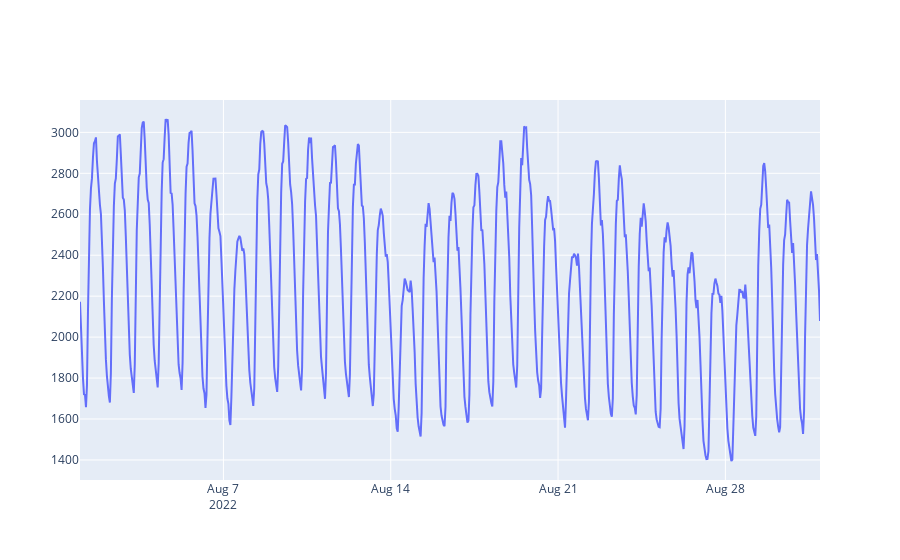

The cell this chart's notebook holds for it:
### Code cell
fig1 = go.Figure()
fig1.add_trace(go.Scatter(x=ss.Tarih,y=ss[CFG.target],mode='lines'))

### Figure 1 — Plotly figure (JSON) as saved in the notebook; plotly's stock layout.template omitted (floating-point values rounded to 4 significant figures; data arrays with more than 128 entries replaced by an {"elided": "..."} marker saying what was removed)
{"data": [{"mode": "lines", "type": "scatter", "x": {"elided": "744 str values"}, "y": {"elided": "744 float values"}}], "layout": {}}
